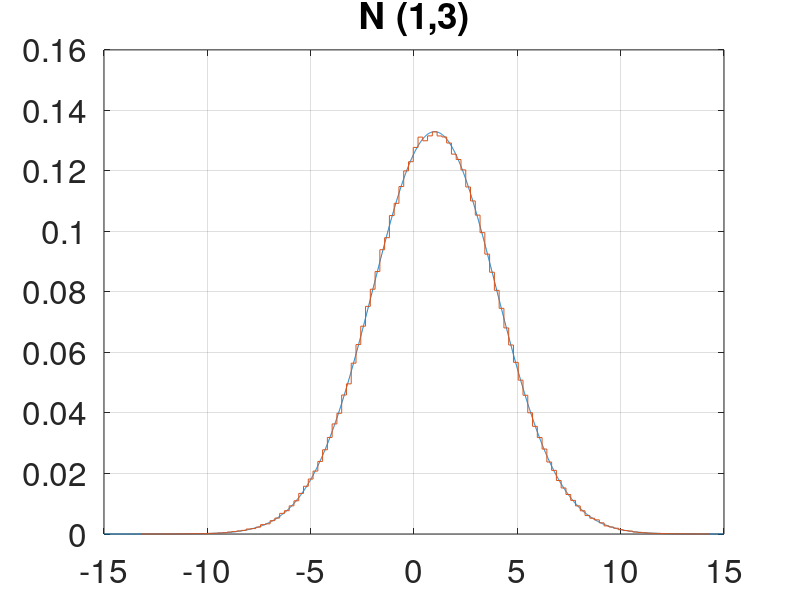
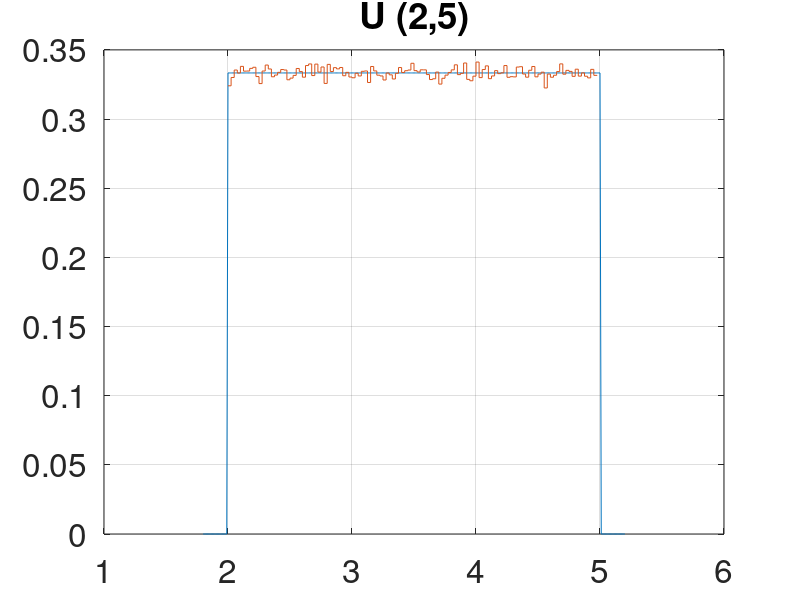

Recreate these plots in MATLAB, in order.
clc;
clear;
pkg load statistics;


mu = 1;
sigma = 3;
n = 10^6;


x = [-15 : 0.01 : 15];
y = normpdf(x, mu, sigma);

d = sort(normrnd(mu, sigma, n, 1));
histogram = hist(d, 120);
h = (d(end) - d(1)) / 120;
xx = d(1) : h : d(end) - h;
yy = histogram / n / h;
[a, b] = stairs(xx, yy);

figure(1)
plot(x, y, a, b), grid
set(gca, "fontsize", 24);
title(strcat("N (", num2str(mu),",",num2str(sigma),")"));

a1 = 2
b1 = 5

x = [a1 - 0.2 : 0.01 : b1 + 0.2];
y = unifpdf(x, a1, b1);
d = sort(unifrnd(a1, b1, 1, n));
histogram = hist(d, 120);
h = (d(end) - d(1)) / 120;
xx = d(1) : h : d(end) - h;
yy = histogram / n / h;
[a, b] = stairs(xx, yy);

figure(2)
plot(x, y, a, b), grid
set(gca, "fontsize", 24);
title(strcat("U (", num2str(a1),",",num2str(b1),")"));